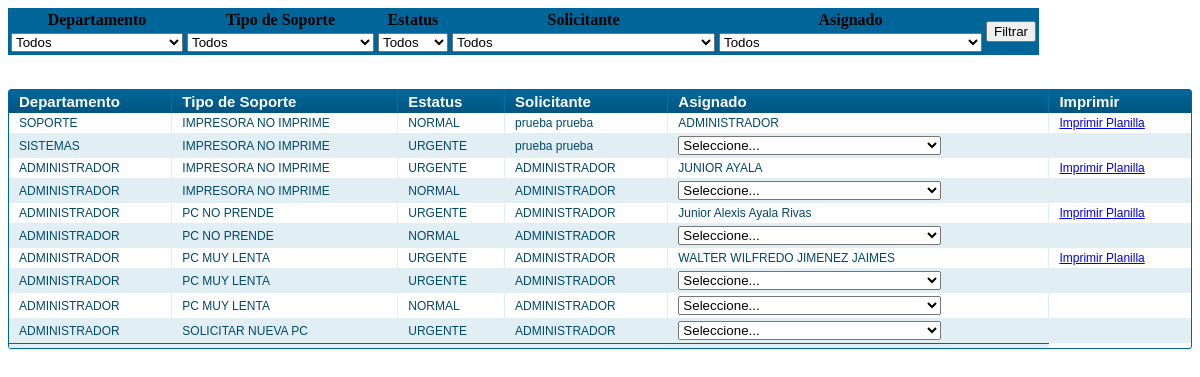
Before: /tabla_reporte.php with the older database file.
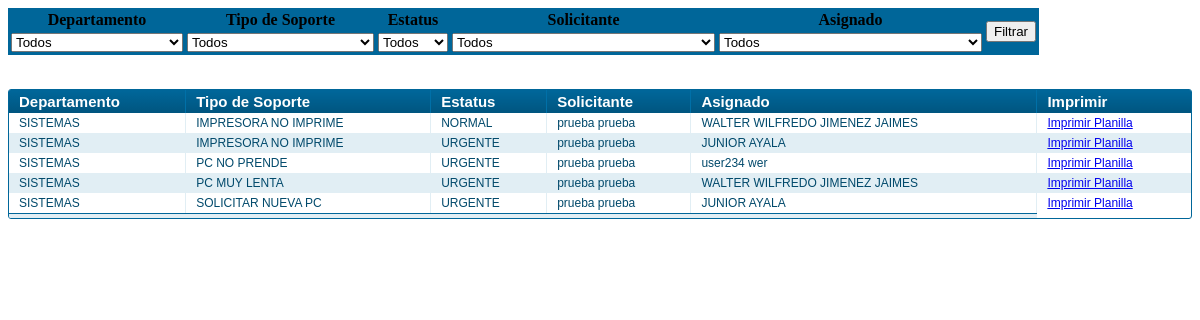
After: the same page with the newer database file.
### tables this page shows
CREATE TABLE IF NOT EXISTS `solicitudes` (
  `id` int(11) NOT NULL AUTO_INCREMENT,
  `tipo_solicitud` varchar(255) NOT NULL,
  `departamento` varchar(255) NOT NULL,
  `usuario` varchar(255) NOT NULL,
  `fecha` date NOT NULL,
  `estatus` int(255) NOT NULL,
  `asignar_usuario` int(11) DEFAULT NULL,
  `estatus_tecnologia` int(11) NOT NULL,
  `estatus_usuario` int(11) NOT NULL,
  `id_usuario` int(11) NOT NULL,
  `califica` int(11) NOT NULL,
  UNIQUE KEY `id` (`id`),
  KEY `tipo_solicitud` (`tipo_solicitud`),
  KEY `departamento` (`departamento`),
  KEY `asignar_usuario` (`asignar_usuario`),
  KEY `estatus_tecnologia` (`estatus_tecnologia`),
  KEY `id_usuario` (`id_usuario`),
  KEY `estatus` (`estatus`)
);

CREATE TABLE IF NOT EXISTS `departamentos` (
  `id` bigint(20) unsigned NOT NULL AUTO_INCREMENT,
  `id_departamento` varchar(255) NOT NULL,
  `descripcion` varchar(255) NOT NULL,
  PRIMARY KEY (`id_departamento`),
  UNIQUE KEY `id` (`id`),
  KEY `id_departamento` (`id_departamento`)
);

CREATE TABLE IF NOT EXISTS `descripcion_solicitud` (
  `id` bigint(20) unsigned NOT NULL AUTO_INCREMENT,
  `tipo_solicitud` varchar(255) NOT NULL,
  `descripcion_solicitud` varchar(255) NOT NULL,
  PRIMARY KEY (`tipo_solicitud`),
  UNIQUE KEY `id` (`id`)
);

CREATE TABLE IF NOT EXISTS `usuarios` (
  `id` int(11) NOT NULL AUTO_INCREMENT,
  `login` varchar(255) NOT NULL,
  `nombres` varchar(255) NOT NULL,
  `apellidos` varchar(255) NOT NULL,
  `cedula` int(11) NOT NULL,
  `cod_dep` varchar(255) NOT NULL,
  `clave` varchar(255) NOT NULL,
  `telefono` varchar(15) NOT NULL,
  `direccion` varchar(50) NOT NULL,
  `id_tipo` int(11) NOT NULL,
  PRIMARY KEY (`id`),
  KEY `id_tipo` (`id_tipo`)
);

### include/clase_db_init.php (called while the page is built, shortened)
<?php
 class MySQL{
  private $conexion; private $total_consultas;
  public function MySQL(){
    if(!isset($this->conexion)){
      $this->conexion = (mysqli_connect("localhost","root",""))
        or die(mysql_error());
      $db="soporte";
    $bd1="Error al conectar a la base de datos, Consultar al Administrador";
      mysqli_select_db($this->conexion,$db) or die($bd1);
    }
  }
  public function consulta($consulta){
    $resultado = mysqli_query($this->conexion,$consulta);
    return $resultado;
  }
  public function fetch_array($consulta){
   return mysqli_fetch_array($consulta);
  }
}?>

### tabla_reporte.php (the view, shortened to what this page needs)
<link rel="stylesheet" type="text/css" href="css/tabla_solicitud.css" media="screen" />
<form action='reportes.php' method='GET'>
<div>
    <table bgcolor="#006699">
        <tr><th>Departamento</th><th>Tipo de Soporte</th><th>Estatus</th><th>Solicitante</th><th>Asignado</th><td rowspan="2" valign="middle" style="vertical-align:middle"><center><input type="submit" name="Filtrar" value="Filtrar"></center></td></tr>
        <tr>
        <th><select name="departamento">
        <option value='x999'>Todos</option>
        </select></th>
        <th><select name="soporte">
        <option value='x999'>Todos</option>
        </select></th>
        <th><select name="estatus">
        <option value='x999'>Todos</option>
        </select></th>
        <th><select name="usuario">
        <option value='x999'>Todos</option>
        </select></th>
        <th><select name="analista">
        <option value='x999'>Todos</option>
        </select></th>
    </table>
</div>
</form>
<div class="datagrid">
<table>
<thead>
   <?php
   if($_SESSION['departamento']>5){
   ?>
    <tr><th>Departamento</th><th>Tipo de Soporte</th><th>Estatus</th><th>Solicitante</th><th>Asignado</th></tr>
    <?php
   }else{
       ?>
     <tr><th>Departamento</th><th>Tipo de Soporte</th><th>Estatus</th><th>Solicitante</th><th>Asignado</th><th>Imprimir</th></tr>
     <?php
   }
   ?>
</thead>
<tfoot>
    <tr><td colspan="5">
            <div id="paging">
            </div>
    </tr></tfoot>
<tbody>
<?php
$estatus=new MySQL();
$sql2="select a.id,b.descripcion, d.descripcion_solicitud, a.estatus, a.usuario, a.asignar_usuario
from solicitudes as a,
departamentos as b,
estatus as c,
descripcion_solicitud as d
where a.tipo_solicitud=d.tipo_solicitud
and a.departamento=b.id_departamento
and a.estatus=c.id_estatus";
$consulta=$estatus->consulta($sql2);
$contar=0;
if($_SESSION['departamento']>5){
while($fila=$estatus->fetch_array($consulta)){
                       if($fila['estatus']==1){
                           $estatus1='NORMAL';
}else{
    $estatus1='URGENTE';
}
if($fila['asignar_usuario']==0){
    $usuario_asign='Sin Asignar';
}else{
     $query2=$estatus->consulta("select nombres, apellidos from usuarios where id='".$fila['asignar_usuario']."'");
    $result_q=$estatus->fetch_array($query2);
     $usuario_asign=$result_q['nombres']." ".$result_q['apellidos'];
}
                    if($contar%2==0)
            echo"            <tr>";else echo"<tr class='alt'>";
            echo"
        <td>".utf8_encode($fila['descripcion'])."</td><td>".$fila['descripcion_solicitud']."</td><td>".$estatus1."</td><td>".$fila['usuario']."</td><td>".$usuario_asign."</td></tr>
                 ";
$contar++;}
}
else{
    while($fila=$estatus->fetch_array($consulta)){
                       if($fila['estatus']==1){
                           $estatus1='NORMAL';
}else{
    $estatus1='URGENTE';
}
if($fila['asignar_usuario']==0){
     $query=$estatus->consulta("select id, nombres, apellidos from usuarios where cod_dep in ('0','2') ");
    $usuario_asign="<select name='resp_asig' id='resp_asig' size=1 onChange='Carga(this.value)';><option value=''>Seleccione...</option>";
    while($asig=$estatus->fetch_array($query)){
        $usuario_asign.="<option value='".$asig['id']."'>".$asig['nombres']." ".$asig['apellidos']."</option>";
    }
    $usuario_asign.="</select>";
}else{
     $query2=$estatus->consulta("select nombres, apellidos from usuarios where id='".$fila['asignar_usuario']."'");
    $result_q=$estatus->fetch_array($query2);
     $usuario_asign=$result_q['nombres']." ".$result_q['apellidos'];
}
                    if($contar%2==0)
            echo"            <tr>";else echo"<tr class='alt'>";
            echo"
        <td>".utf8_encode($fila['descripcion'])."</td><td>".$fila['descripcion_solicitud']."</td><td>".$estatus1."</td><td>".$fila['usuario']."</td>"
                    . ""
                    . "<td>".$usuario_asign."</td>
                    <td>
                    ";
                    if($fila['asignar_usuario']!=0){
                    echo "<a href='imprimir_solicitud.php?reg=".$fila['id']."' title='Imprimir Registro'>Imprimir Planilla</a>";
                    }
                    echo"
                    </td>
                    </tr>
                 ";
$contar++;}
}
                    ?>
</tbody>
</table></div>

Changed rows visible on the page:
removed solicitudes: departamento.descripcion "ADMINISTRADOR", tipo_solicitud.descripcion_solicitud "IMPRESORA NO IMPRIME", estatus "URGENTE", usuario "ADMINISTRADOR", asignar_usuario.apellidos "JUNIOR AYALA"
removed solicitudes: departamento.descripcion "ADMINISTRADOR", tipo_solicitud.descripcion_solicitud "IMPRESORA NO IMPRIME", estatus "NORMAL", usuario "ADMINISTRADOR"
removed solicitudes: departamento.descripcion "ADMINISTRADOR", tipo_solicitud.descripcion_solicitud "PC NO PRENDE", estatus "URGENTE", usuario "ADMINISTRADOR", asignar_usuario.apellidos "Junior Alexis Ayala Rivas"
removed solicitudes: departamento.descripcion "ADMINISTRADOR", tipo_solicitud.descripcion_solicitud "PC NO PRENDE", estatus "NORMAL", usuario "ADMINISTRADOR"
removed solicitudes: departamento.descripcion "ADMINISTRADOR", tipo_solicitud.descripcion_solicitud "PC MUY LENTA", estatus "URGENTE", usuario "ADMINISTRADOR"
removed solicitudes: departamento.descripcion "ADMINISTRADOR", tipo_solicitud.descripcion_solicitud "PC MUY LENTA", estatus "NORMAL", usuario "ADMINISTRADOR"
removed solicitudes: departamento.descripcion "ADMINISTRADOR", tipo_solicitud.descripcion_solicitud "SOLICITAR NUEVA PC", estatus "URGENTE", usuario "ADMINISTRADOR"
added solicitudes: departamento.descripcion "SISTEMAS", tipo_solicitud.descripcion_solicitud "IMPRESORA NO IMPRIME", estatus "NORMAL", usuario "prueba prueba", asignar_usuario.apellidos "WALTER WILFREDO JIMENEZ JAIMES"
added solicitudes: departamento.descripcion "SISTEMAS", tipo_solicitud.descripcion_solicitud "IMPRESORA NO IMPRIME", estatus "URGENTE", usuario "prueba prueba", asignar_usuario.apellidos "JUNIOR AYALA"
changed solicitudes: departamento.descripcion "SOPORTE" → "SISTEMAS"; tipo_solicitud.descripcion_solicitud "IMPRESORA NO IMPRIME" → "PC NO PRENDE"; estatus "NORMAL" → "URGENTE"; asignar_usuario.apellidos "ADMINISTRADOR" → "user234 wer"
changed solicitudes: tipo_solicitud.descripcion_solicitud "IMPRESORA NO IMPRIME" → "PC MUY LENTA"; asignar_usuario.apellidos (not shown) → "WALTER WILFREDO JIMENEZ JAIMES"; asignar_usuario empty → 3 (drawn); resp_asig "Seleccione..." → (not shown)
changed solicitudes: departamento.descripcion "ADMINISTRADOR" → "SISTEMAS"; tipo_solicitud.descripcion_solicitud "PC MUY LENTA" → "SOLICITAR NUEVA PC"; usuario "ADMINISTRADOR" → "prueba prueba"; asignar_usuario.apellidos "WALTER WILFREDO JIMENEZ JAIMES" → "JUNIOR AYALA"
